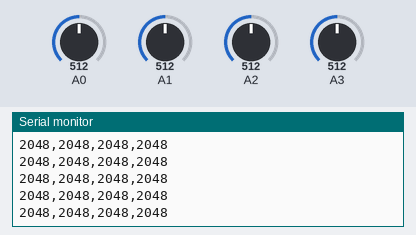
Bench run of a sketch on a simulated Arduino Due. On the bench: the last lines printed to the serial monitor. The test bench sets the inputs (shaded band); at power-on: A0 = 512, A1 = 512, A2 = 512, A3 = 512 (analog values on the 0–1023 scale).

Above: at 1.2 s.
1.3 s: A0 set to 716
At 1.9 s:
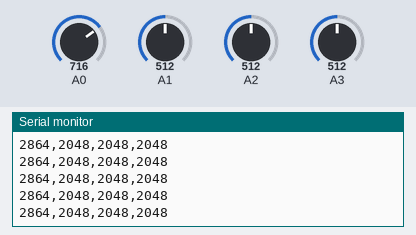
2.8 s: A1 set to 716
At 3.9 s:
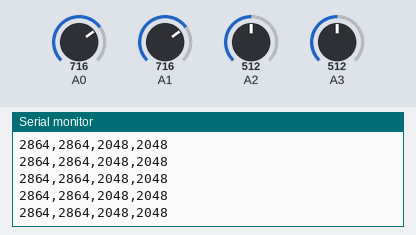
4.3 s: A2 set to 716
At 5.1 s:
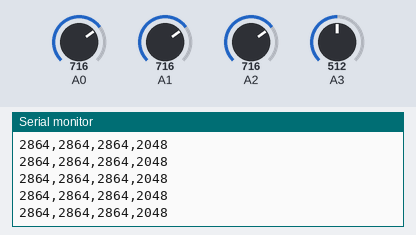
5.8 s: A3 set to 716
At 6.7 s:
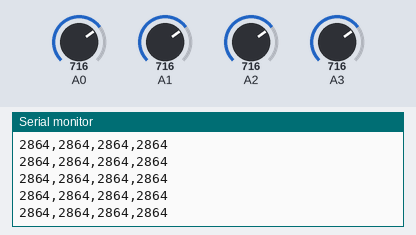
7.3 s: A0 set to 992
At 8.0 s:
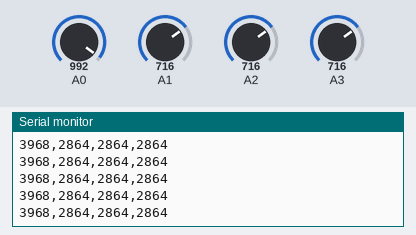
8.8 s: A1 set to 992
At 9.6 s:
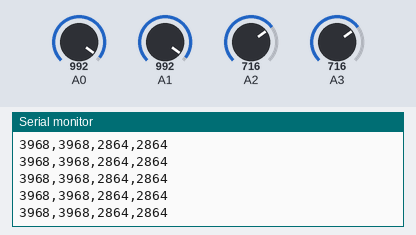
Timing chart, 0 to 9.9 s (numbered marks = the images above; inputs shaded):
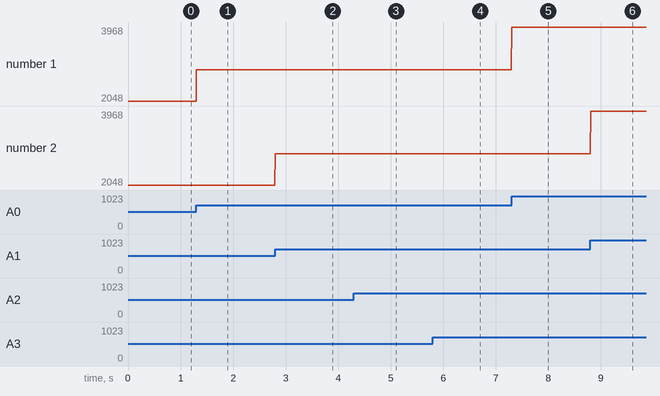

Measured:
- after the input at 1.3 s, the serial monitor: prints a new line at once (image 1)
- after the input at 2.8 s, the serial monitor: prints a new line at once (image 2)
- after the input at 4.3 s, the serial monitor: prints a new line at once (image 3)
- after the input at 5.8 s, the serial monitor: prints a new line at once (image 4)
- after the input at 7.3 s, the serial monitor: prints a new line at once (image 5)
- after the input at 8.8 s, the serial monitor: prints a new line at once (image 6)
- plotted number 1: 2048 → 2864 after the input at 1.3 s, 2864 → 3968 after the input at 7.3 s

The sketch:

four_sensors.ino
```cpp
//  Variables
int APin = 0;               // Sensor1 connected to ANALOG PIN 0
int BPin = 1;               // Sensor2 connected to ANALOG PIN 1
int CPin = 2;               // Sensor3 connected to ANALOG PIN 2
int DPin = 3;               // Sensor4 connected to ANALOG PIN 3
int sampling_rate = 250;
long int baudrate = 2000000;

unsigned int aVal = 0;        // holds the incoming raw data. Signal value can range from 0-4096
unsigned int bVal = 0;        // holds the incoming raw data. Signal value can range from 0-4096
unsigned int cVal = 0;        // holds the incoming raw data. Signal value can range from 0-4096
unsigned int dVal = 0;        // holds the incoming raw data. Signal value can range from 0-4096

// To compute: inter_sample_interval_us
//int(round(float(1000/sampling_rate))) ->use this formula to calculate. Here it can not be made dymanic due to library limitation
// Also account for the average processing delay, and substract from the value, e.g. for 250 sampling rate, 4 - 0.65
// 0.05 -> ADC, 0.1 - serial.Print, 0.05 - Misc
int inter_sample_interval_us = int(3.35 * 1000);

// The SetUp Function:
void setup() {
   SerialUSB.begin(baudrate);         // Set's up Serial Communication at certain speed.
   pinMode(APin, INPUT);
   pinMode(BPin, INPUT);
   pinMode(CPin, INPUT);
   pinMode(DPin, INPUT);
}

// The Main Loop Function
void loop() {
    analogReadResolution(12);
    aVal = analogRead(APin);  // Read the Sensor1 value. Assign this value to the "aVal" variable.

    analogReadResolution(12);
    bVal = analogRead(BPin);  // Read the Sensor2 value. Assign this value to the "bVal" variable.

    analogReadResolution(12);
    cVal = analogRead(CPin);  // Read the Sensor3 value. Assign this value to the "cVal" variable.

    analogReadResolution(12);
    dVal = analogRead(DPin);  // Read the Sensor4 value. Assign this value to the "dVal" variable.

    SerialUSB.print(aVal);        // Send the aVal value to Serial.
    SerialUSB.print(",");
    SerialUSB.print(bVal);        // Send the bVal value to Serial.
    SerialUSB.print(",");
    SerialUSB.print(cVal);        // Send the cVal value to Serial.
    SerialUSB.print(",");
    SerialUSB.println(dVal);      // Send the dVal value to Serial.
    noInterrupts();
    delayMicroseconds(inter_sample_interval_us);
    interrupts();
}
```
